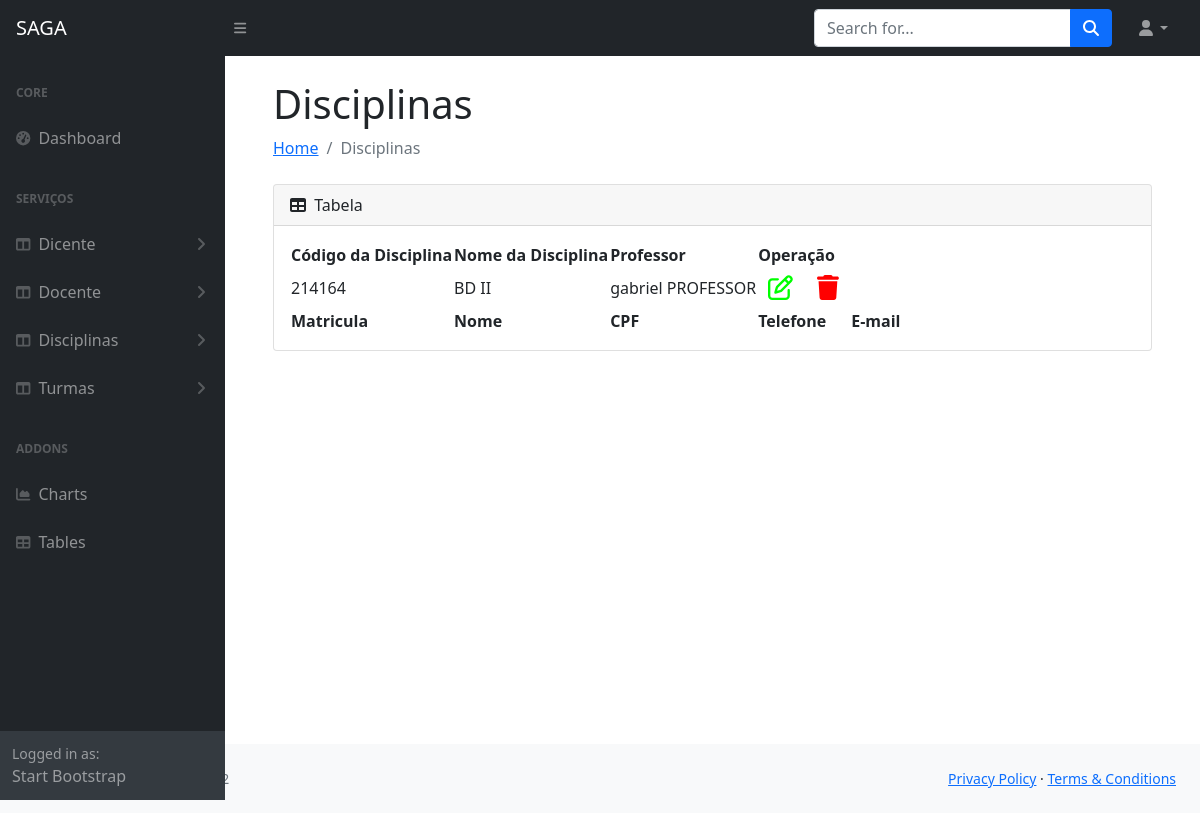
Page /disciplinas on the earlier database version.
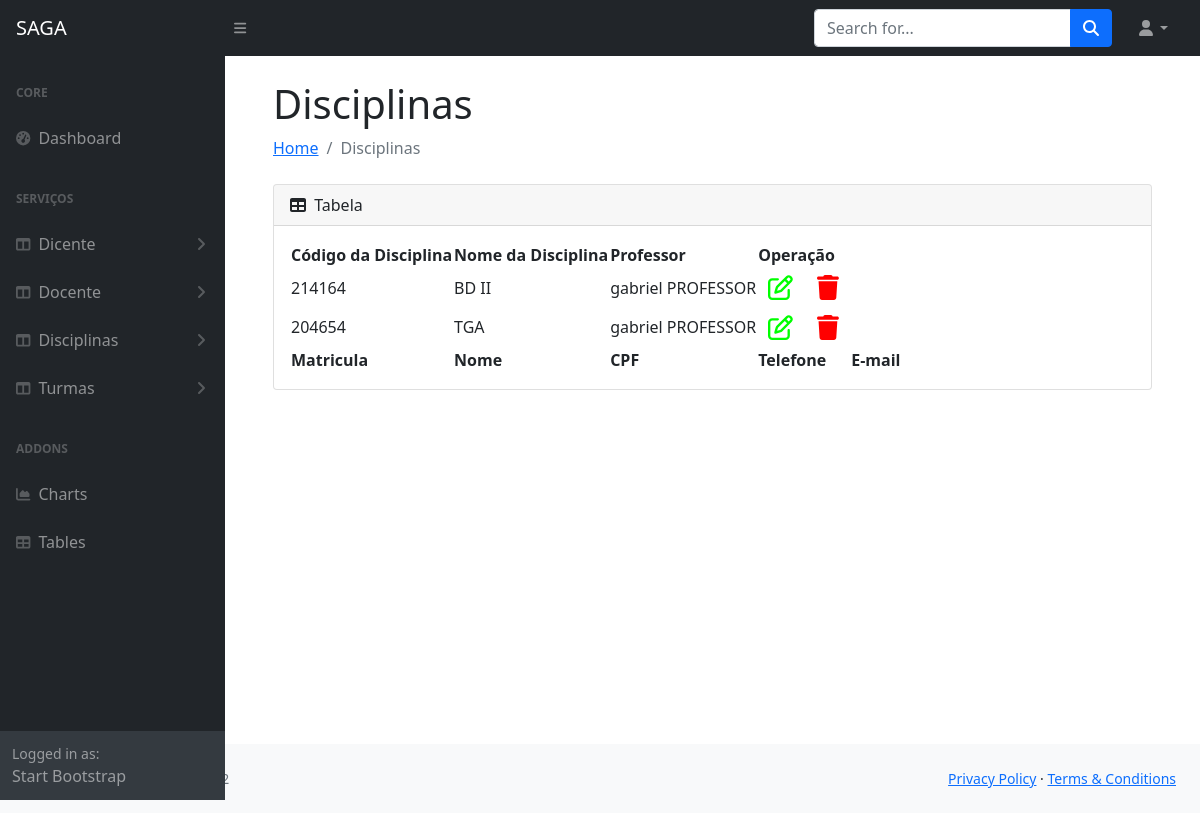
Same page on the later database version.
### appacademico/models.py (models this page shows, shortened)
class Disciplina(models.Model):
    disciplina_id = models.CharField(primary_key=True, max_length=150)
    nome_disciplina = models.CharField(max_length=150, blank=True)
    professor = models.ForeignKey(Professor, on_delete=models.PROTECT)

class Usuario(models.Model):
    matricula=models.IntegerField(primary_key=True)
    nome = models.CharField(max_length=150)
    cpf=models.CharField(max_length=15)
    telefone=models.IntegerField()
    email=models.EmailField(max_length=50)
    def __str__(self):
        return self.nome
    class Meta:
        abstract = True

class Professor(Usuario):
    pass

### appacademico/views.py (the view)
# urls.py: path('disciplinas', views.disciplinas, name='disciplinas'),
def disciplinas(request):
    disciplina = Disciplina.objects.all()
    return render(request, 'mostrar_todos.html', {'disciplina': disciplina})

### appacademico/templates/mostrar_todos.html (shortened to what this page needs)
{% extends 'index.html' %}
{% load static %}
{% load bootstrap4 %}
{% block h1 %}
    {% if docente %}
        Docentes
    {% elif dicente %}
        Dicentes
    {% elif  disciplina %}
        Disciplinas
    {% elif  turma %}
        Turmas
{% endif %}
{% endblock %}
{% block li %}
    {% if docente %}
        Docentes
    {% elif dicente %}
        Dicentes
    {% elif  disciplina %}
        Disciplinas
    {% elif  turma %}
        Turmas
    {% endif %}
{% endblock %}
{% block content %}
        <div class="card mb-4">
            <div class="card-header">
                <i class="fas fa-table me-1"></i>
                Tabela
            </div>
            <div class="card-body">
                <table id="datatablesSimple">
                    <thead>
                        {% if turma %}
                            <tr>
                                <th>Código da Turma</th>
                                <th>Disciplinas</th>]
                                <th>Operação</th>
                            </tr>
                        {% elif disciplina %}
                            <tr>
                                <th>Código da Disciplina</th>
                                <th>Nome da Disciplina</th>
                                <th>Professor</th>
                                <th>Operação</th>
                            </tr>
                        {% endif %}
                    </thead>
                    <tfoot>
                        <tr>
                            <th>Matricula</th>
                            <th>Nome</th>
                            <th>CPF</th>
                            <th>Telefone</th>
                            <th>E-mail</th>
                        </tr>
                    </tfoot>
                    <tbody>
                        {% if docente %}
                            {% for professor in docente %}
                            <tr>
                                <td>{{professor.matricula}}</td>
                                <td>{{professor.nome}}</td>
                                <td>{{professor.cpf}}</td>
                                <td>{{professor.telefone}}</td>
                                <td>{{professor.email}}</td>
                                <td>
                                    <span style="padding: 10px; color: rgb(0, 255, 0); font-size: 25px;" ><i class="fa-regular fa-pen-to-square"></i></span>
                                    <span style="padding: 10px; color: rgb(255, 0, 0); font-size: 25px;"><i class="fa-solid fa-trash"></i></span>
                                </td>
                            </tr>
                            {% endfor %}
                        {% elif disciplina %}
                            {% for disciplina in disciplina %}
                                <tr>
                                    <td>{{disciplina.disciplina_id}}</td>
                                    <td>{{disciplina.nome_disciplina}}</td>
                                    <td>{{disciplina.professor}}</td>
                                    <td>
                                        <span style="padding: 10px; color: rgb(0, 255, 0); font-size: 25px;" ><i class="fa-regular fa-pen-to-square"></i></span>
                                        <span style="padding: 10px; color: rgb(255, 0, 0); font-size: 25px;"><i class="fa-solid fa-trash"></i></span>
                                    </td>
                                </tr>
                            {% endfor %}
                        {% endif %}
                    </tbody>
                </table>
            </div>
        </div>
    </div>
</main>
 {% endblock %}

Differences in the rows shown:
added Disciplina: disciplina_id "204654", nome_disciplina "TGA", professor "gabriel PROFESSOR"
